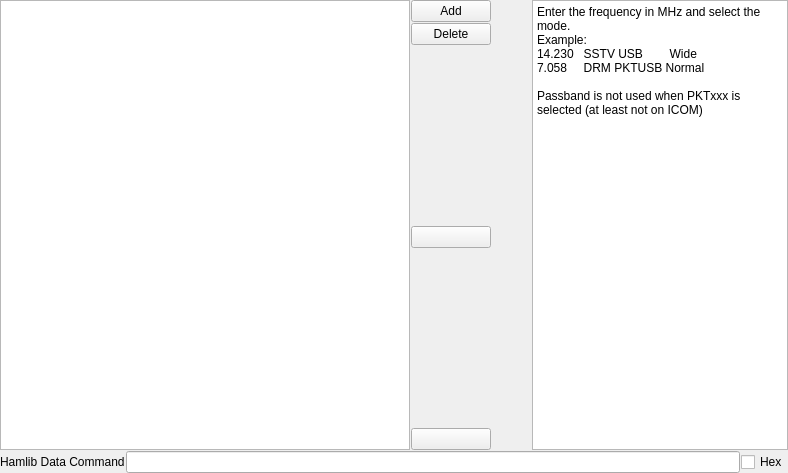
<?xml version="1.0" encoding="UTF-8"?>
<ui version="4.0">
 <class>frequencySelectWidget</class>
 <widget class="QWidget" name="frequencySelectWidget">
  <property name="geometry">
   <rect>
    <x>0</x>
    <y>0</y>
    <width>788</width>
    <height>473</height>
   </rect>
  </property>
  <property name="windowTitle">
   <string>Form</string>
  </property>
  <layout class="QVBoxLayout" name="verticalLayout" stretch="2,0">
   <property name="spacing">
    <number>1</number>
   </property>
   <property name="leftMargin">
    <number>0</number>
   </property>
   <property name="topMargin">
    <number>0</number>
   </property>
   <property name="rightMargin">
    <number>0</number>
   </property>
   <property name="bottomMargin">
    <number>0</number>
   </property>
   <item>
    <layout class="QHBoxLayout" name="horizontalLayout" stretch="1,0,0,0">
     <item>
      <widget class="QTableWidget" name="tableWidget"/>
     </item>
     <item>
      <layout class="QVBoxLayout" name="verticalLayout_13">
       <item>
        <widget class="QPushButton" name="addFreqPushButton">
         <property name="text">
          <string>Add</string>
         </property>
        </widget>
       </item>
       <item>
        <widget class="QPushButton" name="deleteFreqPushButton">
         <property name="text">
          <string>Delete</string>
         </property>
        </widget>
       </item>
       <item>
        <spacer name="verticalSpacer">
         <property name="orientation">
          <enum>Qt::Vertical</enum>
         </property>
         <property name="sizeHint" stdset="0">
          <size>
           <width>20</width>
           <height>13</height>
          </size>
         </property>
        </spacer>
       </item>
       <item>
        <widget class="QPushButton" name="moveUpFreqPushButton">
         <property name="focusPolicy">
          <enum>Qt::StrongFocus</enum>
         </property>
         <property name="text">
          <string/>
         </property>
         <property name="icon">
          <iconset resource="../qsstv.qrc">
           <normaloff>:/icons/up.png</normaloff>:/icons/up.png</iconset>
         </property>
        </widget>
       </item>
       <item>
        <spacer name="verticalSpacer_2">
         <property name="orientation">
          <enum>Qt::Vertical</enum>
         </property>
         <property name="sizeHint" stdset="0">
          <size>
           <width>20</width>
           <height>18</height>
          </size>
         </property>
        </spacer>
       </item>
       <item>
        <widget class="QPushButton" name="moveDownFreqPushButton">
         <property name="focusPolicy">
          <enum>Qt::StrongFocus</enum>
         </property>
         <property name="text">
          <string/>
         </property>
         <property name="icon">
          <iconset resource="../qsstv.qrc">
           <normaloff>:/icons/down.png</normaloff>:/icons/down.png</iconset>
         </property>
        </widget>
       </item>
      </layout>
     </item>
     <item>
      <spacer name="horizontalSpacer">
       <property name="orientation">
        <enum>Qt::Horizontal</enum>
       </property>
       <property name="sizeHint" stdset="0">
        <size>
         <width>40</width>
         <height>20</height>
        </size>
       </property>
      </spacer>
     </item>
     <item>
      <widget class="QPlainTextEdit" name="plainTextEdit">
       <property name="readOnly">
        <bool>true</bool>
       </property>
       <property name="plainText">
        <string>Enter the frequency in MHz and select the mode.
Example:
14.230   SSTV USB        Wide
7.058     DRM PKTUSB Normal

Passband is not used when PKTxxx is selected (at least not on ICOM)</string>
       </property>
      </widget>
     </item>
    </layout>
   </item>
   <item>
    <layout class="QHBoxLayout" name="horizontalLayout_2">
     <item>
      <widget class="QLabel" name="label">
       <property name="text">
        <string>Hamlib Data Command</string>
       </property>
      </widget>
     </item>
     <item>
      <widget class="QLineEdit" name="additionalCommandLineEdit"/>
     </item>
     <item>
      <widget class="QCheckBox" name="additionalCommandHexCheckBox">
       <property name="text">
        <string>Hex</string>
       </property>
      </widget>
     </item>
    </layout>
   </item>
  </layout>
 </widget>
 <resources>
  <include location="../qsstv.qrc"/>
 </resources>
 <connections/>
</ui>
